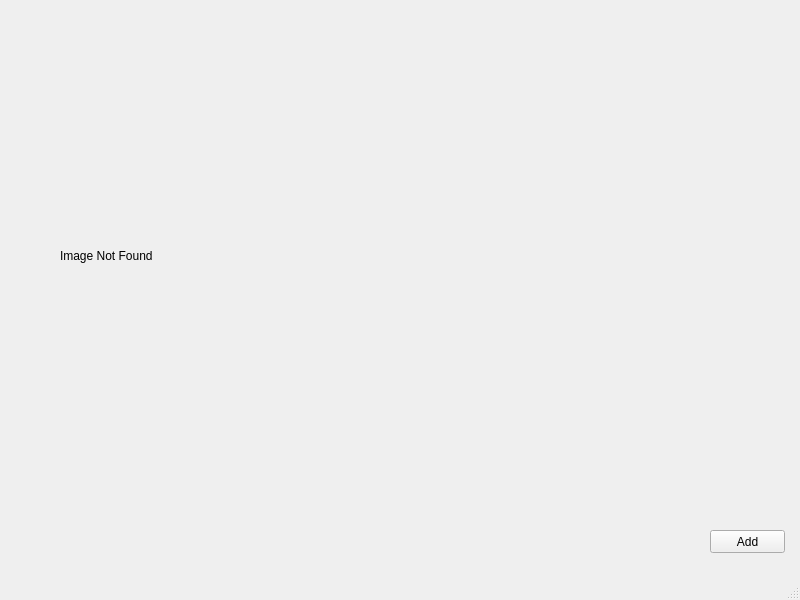
<?xml version="1.0" encoding="UTF-8"?>
<ui version="4.0">
 <class>ImageViewer</class>
 <widget class="QMainWindow" name="ImageViewer">
  <property name="geometry">
   <rect>
    <x>0</x>
    <y>0</y>
    <width>800</width>
    <height>600</height>
   </rect>
  </property>
  <property name="windowTitle">
   <string>MainWindow</string>
  </property>
  <widget class="QWidget" name="centralwidget">
   <widget class="QPushButton" name="add_button">
    <property name="geometry">
     <rect>
      <x>710</x>
      <y>530</y>
      <width>75</width>
      <height>23</height>
     </rect>
    </property>
    <property name="text">
     <string>Add</string>
    </property>
   </widget>
   <widget class="QLabel" name="image_container">
    <property name="geometry">
     <rect>
      <x>60</x>
      <y>40</y>
      <width>651</width>
      <height>431</height>
     </rect>
    </property>
    <property name="text">
     <string>Image Not Found</string>
    </property>
   </widget>
  </widget>
  <widget class="QMenuBar" name="menubar">
   <property name="geometry">
    <rect>
     <x>0</x>
     <y>0</y>
     <width>800</width>
     <height>20</height>
    </rect>
   </property>
  </widget>
  <widget class="QStatusBar" name="statusbar"/>
 </widget>
 <resources/>
 <connections/>
</ui>
